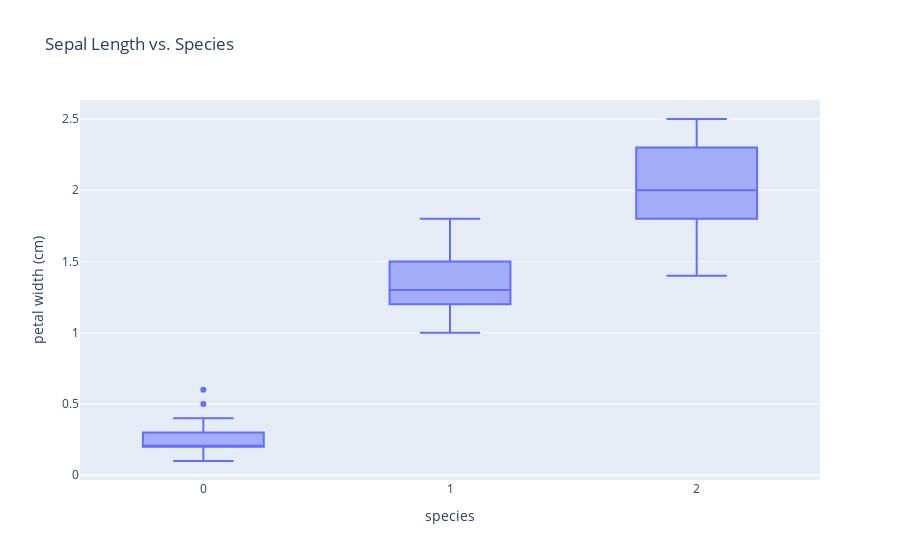

The notebook cell saved with this chart:
### Code cell
fig = px.box(df, x = 'species', y = 'petal width (cm)', title = 'Sepal Length vs. Species')
fig.show()

### Figure 1 — Plotly figure (JSON) as saved in the notebook; plotly's stock layout.template omitted (floating-point values rounded to 4 significant figures; data arrays with more than 128 entries replaced by an {"elided": "..."} marker saying what was removed)
{"data": [{"alignmentgroup": "True", "hovertemplate": "species=%{x}<br>petal width (cm)=%{y}<extra></extra>", "legendgroup": "", "marker": {"color": "#636efa"}, "name": "", "notched": false, "offsetgroup": "", "orientation": "v", "showlegend": false, "type": "box", "x": {"elided": "150 int values"}, "x0": " ", "xaxis": "x", "y": {"elided": "150 float values"}, "y0": " ", "yaxis": "y"}], "layout": {"boxmode": "group", "legend": {"tracegroupgap": 0}, "title": {"text": "Sepal Length vs. Species"}, "xaxis": {"anchor": "y", "domain": [0, 1], "title": {"text": "species"}}, "yaxis": {"anchor": "x", "domain": [0, 1], "title": {"text": "petal width (cm)"}}}}
